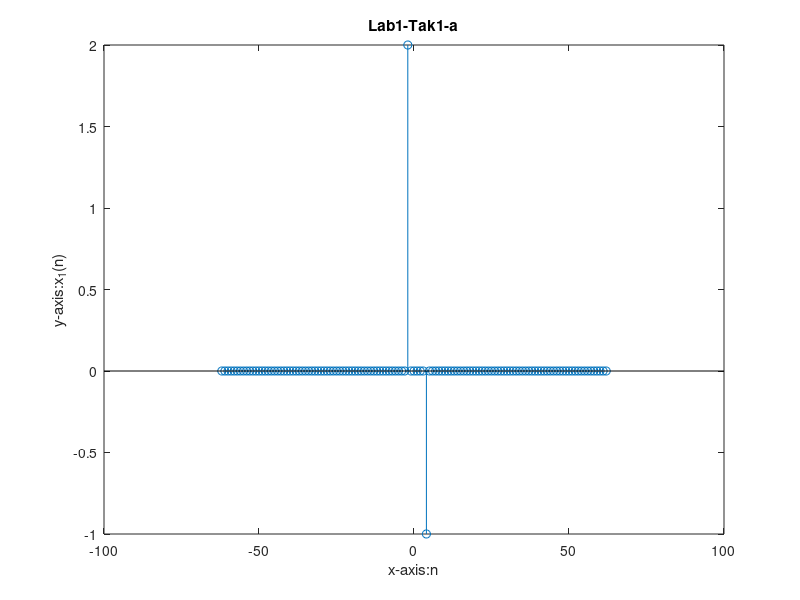

Write the MATLAB code that produced this figure. (Note: this script raises an error after producing the figure.)
clc 
clear 
close all 

R = 113 ;
n = round (R/2 + 5) ; 

t= -n:n;

% ----- a
x1 = 2 * gauspuls (t+2) - gauspuls (t-4);
stem (t,x1)
xlabel ('x-axis:n')
ylabel('y-axis:x_1(n)')

title ('Lab1-Tak1-a')

% ----- b
figure;

x2 = t .* (heaviside(t) - heaviside(t-10)) + 10 * exp(-0.3*(t-10)) .* (heaviside(t-10) - heaviside(t-20));

stem(t, x2);
xlabel('n');
ylabel('x_2(n)');
title('Lab1-Tak1-b');

% ----- c

figure;
x3 = x1 .* x2 + flip(x1) .* flip(x2);
stem(t, x3);
xlabel('n');
ylabel('x_3(n)');
title('Lab1-Tak1-c');
